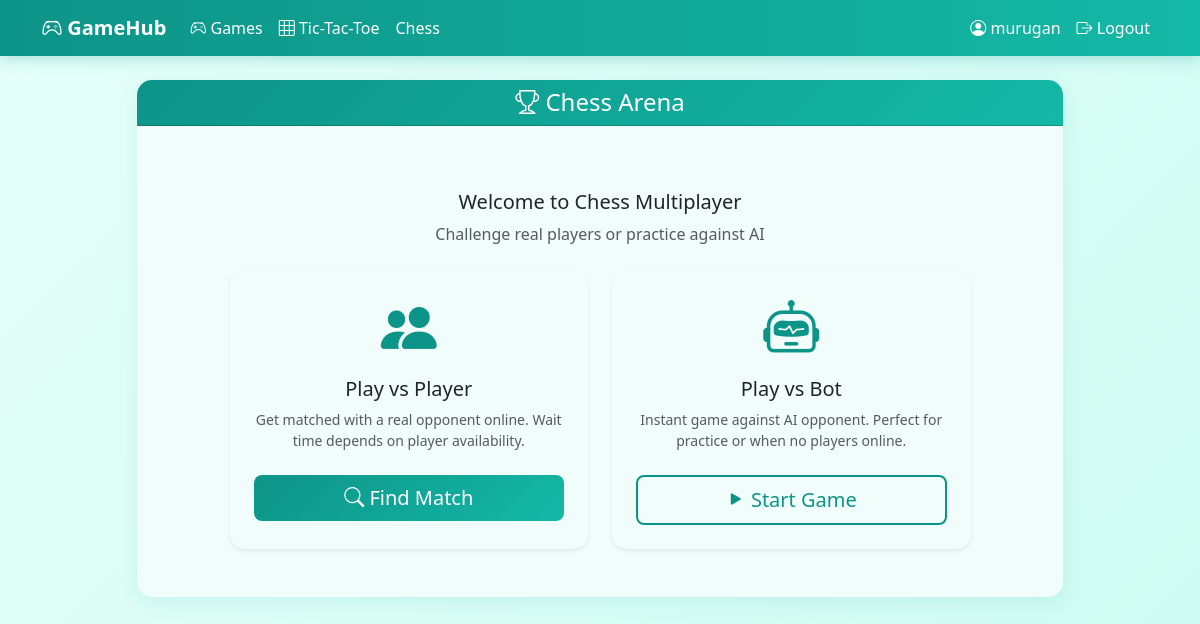
The app's page /chess/ (signed in), older data.
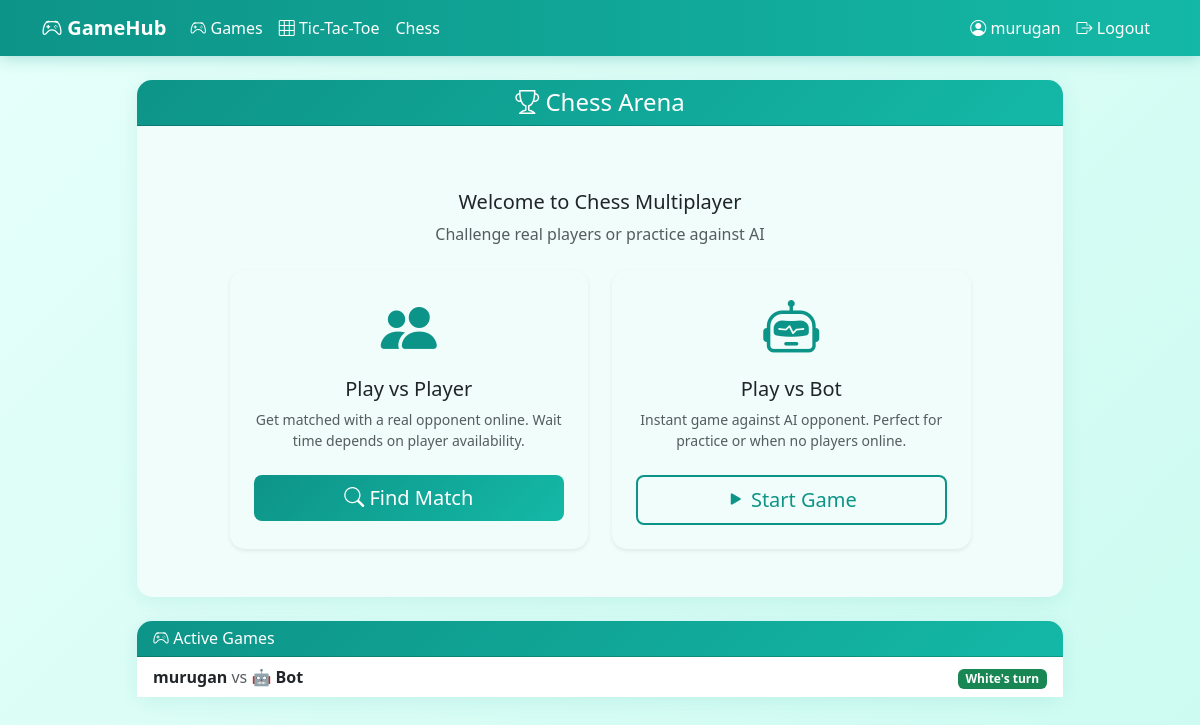
The same page, newer data.
### games/models.py (models this page shows, shortened)
class ChessGame(models.Model):
    STATUS_CHOICES = [
        ('waiting', 'Waiting'),
        ('playing', 'Playing'),
        ('finished', 'Finished'),
    ]
    code = models.CharField(max_length=8, unique=True, default='')
    white_player = models.ForeignKey(User, on_delete=models.CASCADE, related_name='chess_white', null=True, blank=True)
    black_player = models.ForeignKey(User, on_delete=models.CASCADE, related_name='chess_black', null=True, blank=True)
    is_bot_game = models.BooleanField(default=False)
    bot_color = models.CharField(max_length=5, choices=[('white', 'White'), ('black', 'Black')], null=True, blank=True)
    current_turn = models.CharField(max_length=5, default='white')
    board_state = models.JSONField(default=dict)
    move_history = models.JSONField(default=list)
    status = models.CharField(max_length=20, choices=STATUS_CHOICES, default='waiting')
    winner = models.CharField(max_length=20, null=True, blank=True)
    created_at = models.DateTimeField(auto_now_add=True)
    updated_at = models.DateTimeField(auto_now=True)

### games/views.py (the view)
# urls.py: path('chess/', views.chess_lobby, name='chess_lobby'),
@login_required
def chess_lobby(request):
    active_games = ChessGame.objects.filter(status='playing').order_by('-created_at')[:10]
    return render(request, 'games/chess_lobby.html', {'active_games': active_games})

### templates/games/chess_lobby.html (shortened to what this page needs)
{% extends 'base.html' %}
{% block content %}
<div class="row">
    <div class="col-lg-10 mx-auto">
        <div class="card mb-4">
            <div class="card-header text-center">
                <h4 class="mb-0"><i class="bi bi-trophy"></i> Chess Arena</h4>
            </div>
            <div class="card-body py-5">
                <div class="text-center mb-4">
                    <h5 class="mt-3">Welcome to Chess Multiplayer</h5>
                    <p class="text-muted">Challenge real players or practice against AI</p>
                </div>
                <div class="row g-4 justify-content-center">
                    <div class="col-md-5">
                        <div class="card h-100 border-0 shadow-sm">
                            <div class="card-body text-center p-4">
                                <div class="mb-3">
                                    <i class="bi bi-people-fill display-4 text-warm"></i>
                                </div>
                                <h5>Play vs Player</h5>
                                <p class="text-muted small mb-4">
                                    Get matched with a real opponent online.
                                    Wait time depends on player availability.
                                </p>
                                <a href="{% url 'chess_matchmaking' %}" class="btn btn-warm btn-lg w-100">
                                    <i class="bi bi-search"></i> Find Match
                                </a>
                            </div>
                        </div>
                    </div>
                    <div class="col-md-5">
                        <div class="card h-100 border-0 shadow-sm">
                            <div class="card-body text-center p-4">
                                <div class="mb-3">
                                    <i class="bi bi-robot display-4 text-warm"></i>
                                </div>
                                <h5>Play vs Bot</h5>
                                <p class="text-muted small mb-4">
                                    Instant game against AI opponent.
                                    Perfect for practice or when no players online.
                                </p>
                                <a href="{% url 'chess_vs_bot' %}" class="btn btn-outline-warm btn-lg w-100">
                                    <i class="bi bi-play-fill"></i> Start Game
                                </a>
                            </div>
                        </div>
                    </div>
                </div>
            </div>
        </div>
        {% if active_games %}
        <div class="card">
            <div class="card-header">
                <h6 class="mb-0"><i class="bi bi-controller"></i> Active Games</h6>
            </div>
            <div class="card-body p-0">
                <div class="list-group list-group-flush">
                    {% for game in active_games %}
                    <div class="list-group-item d-flex justify-content-between align-items-center">
                        <div>
                            <strong>{{ game.white_player.username }}</strong>
                            <span class="text-muted">vs</span>
                            <strong>{% if game.is_bot_game %}🤖 Bot{% else %}{{ game.black_player.username }}{% endif %}</strong>
                        </div>
                        <div>
                            <span class="badge bg-success">{{ game.current_turn|title }}'s turn</span>
                        </div>
                    </div>
                    {% endfor %}
                </div>
            </div>
        </div>
        {% endif %}
    </div>
</div>
{% endblock %}

Row changes from the older to the newer data that the page shows:
added ChessGame: white_player.username "murugan", is_bot_game "🤖 Bot", current_turn "White"
Text that changed along with them:
text now shown: "Active Games"
